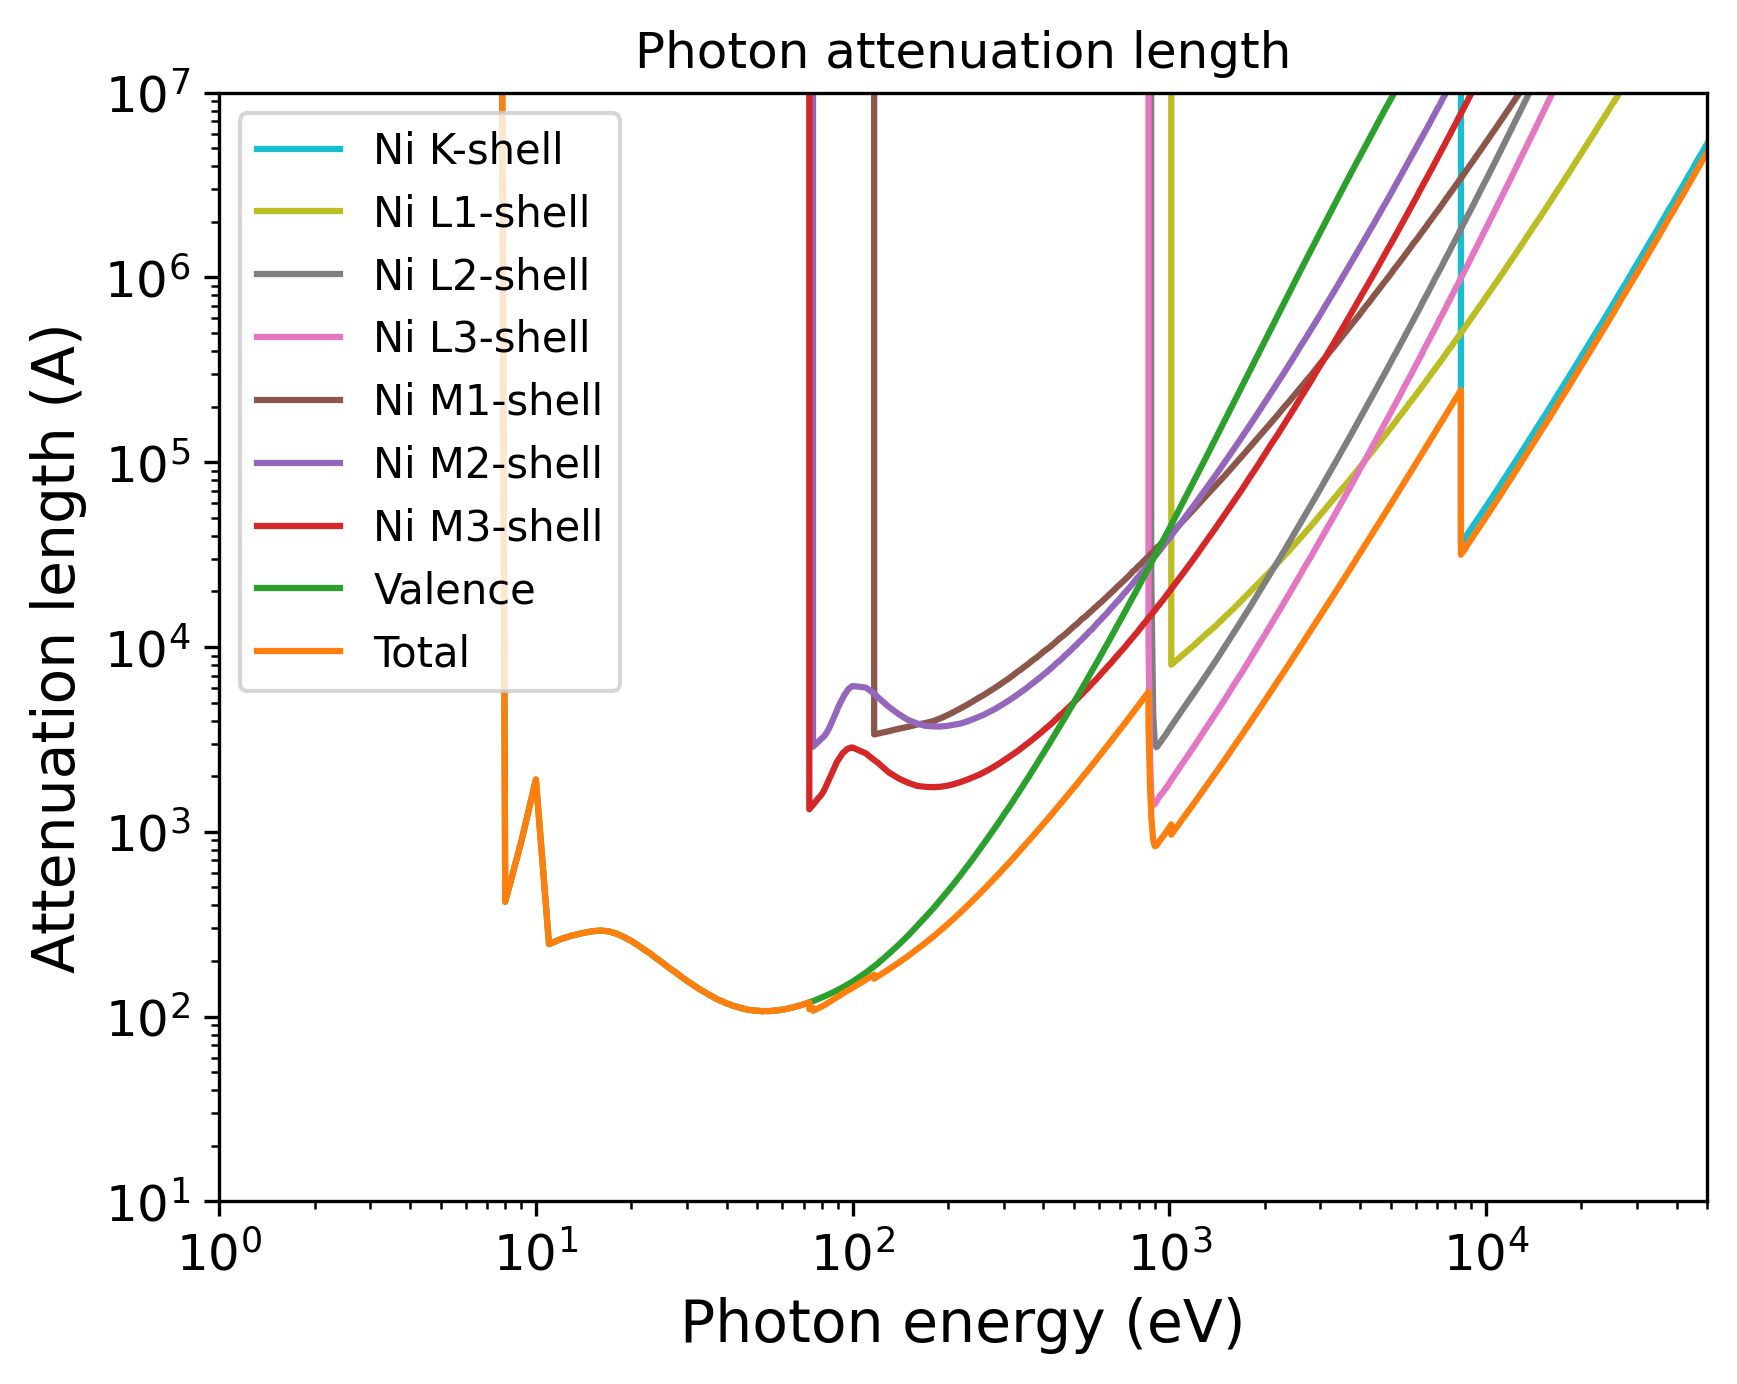

Here is the Python script that generated this plot:
import pandas as pd
import numpy as np
import matplotlib.pyplot as plt
import matplotlib.cm as cm
# Set the format:
plt.xlabel("Photon energy (eV)", fontsize=14)
plt.ylabel("Attenuation length (A)", fontsize=14)
plt.xticks(fontsize=12)
plt.yticks(fontsize=12)
plt.grid(False)
# Set the axes:
# Read the output file:
df = pd.read_csv(r"OUTPUT_Nickel_Photon_IMFP.dat", sep=r'\s+', header=None, comment="#", skipinitialspace=True)
plt.xscale("log")
plt.yscale("log")
# Prepare the plot:
columns_to_plot = [ 1, 2, 3, 4, 5, 6, 7, 8, 9]
labels = [ "Ni K-shell", "Ni L1-shell", "Ni L2-shell", "Ni L3-shell", "Ni M1-shell", "Ni M2-shell", "Ni M3-shell", "Valence", "Total"]
# Create N distinct colors from a colormap
N = len(columns_to_plot)
colors = plt.cm.tab10(np.linspace(1, 0, 10))
# Set line styles:
linestyles = [ "-", "-", "-", "-", "-", "-", "-", "-", "-"]
for i, col in enumerate(columns_to_plot):
    color = colors[i % len(colors)]
    ls    = linestyles[i % len(linestyles)]
    label = labels[i % len(labels)]
    plt.plot(df.iloc[:, 0], df.iloc[:, col],
    color=color,
    label=label,
    linestyle=ls)
plt.xlim(1.00000000,50000.00000000)
plt.ylim(10.00000000,10000000.00000000)
plt.title("Photon attenuation length")
plt.legend(loc="best", fontsize=10)
# Save the plot in this format:
plt.savefig("OUTPUT_MFP_photon.png", dpi=300, bbox_inches="tight")
